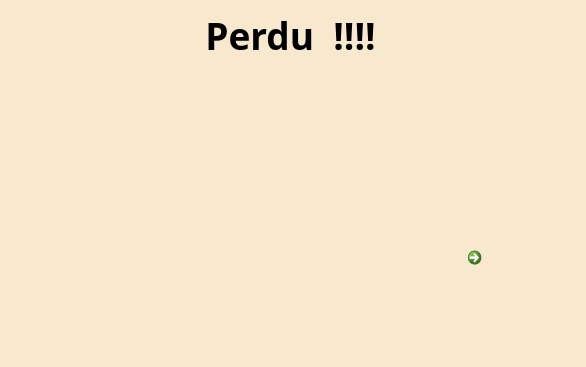
<?xml version="1.0" encoding="UTF-8"?>
<ui version="4.0">
 <class>Combat_perdu</class>
 <widget class="QDialog" name="Combat_perdu">
  <property name="geometry">
   <rect>
    <x>0</x>
    <y>0</y>
    <width>586</width>
    <height>367</height>
   </rect>
  </property>
  <property name="minimumSize">
   <size>
    <width>586</width>
    <height>367</height>
   </size>
  </property>
  <property name="maximumSize">
   <size>
    <width>586</width>
    <height>367</height>
   </size>
  </property>
  <property name="windowTitle">
   <string>Dialog</string>
  </property>
  <widget class="QGroupBox" name="Ensemble_combat_perdu">
   <property name="geometry">
    <rect>
     <x>0</x>
     <y>-30</y>
     <width>611</width>
     <height>491</height>
    </rect>
   </property>
   <property name="title">
    <string/>
   </property>
   <widget class="QCommandLinkButton" name="PASS">
    <property name="geometry">
     <rect>
      <x>460</x>
      <y>270</y>
      <width>121</width>
      <height>111</height>
     </rect>
    </property>
    <property name="font">
     <font>
      <family>Segoe UI</family>
      <pointsize>16</pointsize>
      <weight>75</weight>
      <bold>true</bold>
     </font>
    </property>
    <property name="text">
     <string/>
    </property>
    <property name="icon">
     <iconset>
      <normaloff>../Images/Pass.webp</normaloff>../Images/Pass.webp</iconset>
    </property>
    <property name="iconSize">
     <size>
      <width>100</width>
      <height>100</height>
     </size>
    </property>
   </widget>
   <widget class="QLabel" name="Pika_triste">
    <property name="geometry">
     <rect>
      <x>80</x>
      <y>90</y>
      <width>331</width>
      <height>301</height>
     </rect>
    </property>
    <property name="text">
     <string/>
    </property>
    <property name="pixmap">
     <pixmap>../Images/Defaite.jpg</pixmap>
    </property>
    <property name="scaledContents">
     <bool>true</bool>
    </property>
   </widget>
   <widget class="QLabel" name="Arriere">
    <property name="geometry">
     <rect>
      <x>-10</x>
      <y>20</y>
      <width>631</width>
      <height>451</height>
     </rect>
    </property>
    <property name="styleSheet">
     <string notr="true">background-color: rgba(248, 232, 206);</string>
    </property>
    <property name="text">
     <string/>
    </property>
   </widget>
   <widget class="QLabel" name="label_2">
    <property name="geometry">
     <rect>
      <x>-10</x>
      <y>30</y>
      <width>601</width>
      <height>71</height>
     </rect>
    </property>
    <property name="font">
     <font>
      <family>Rockwell Extra Bold</family>
      <pointsize>28</pointsize>
      <weight>75</weight>
      <bold>true</bold>
     </font>
    </property>
    <property name="text">
     <string>Perdu  !!!!</string>
    </property>
    <property name="alignment">
     <set>Qt::AlignCenter</set>
    </property>
   </widget>
   <zorder>Arriere</zorder>
   <zorder>PASS</zorder>
   <zorder>Pika_triste</zorder>
   <zorder>label_2</zorder>
  </widget>
 </widget>
 <resources/>
 <connections/>
</ui>
